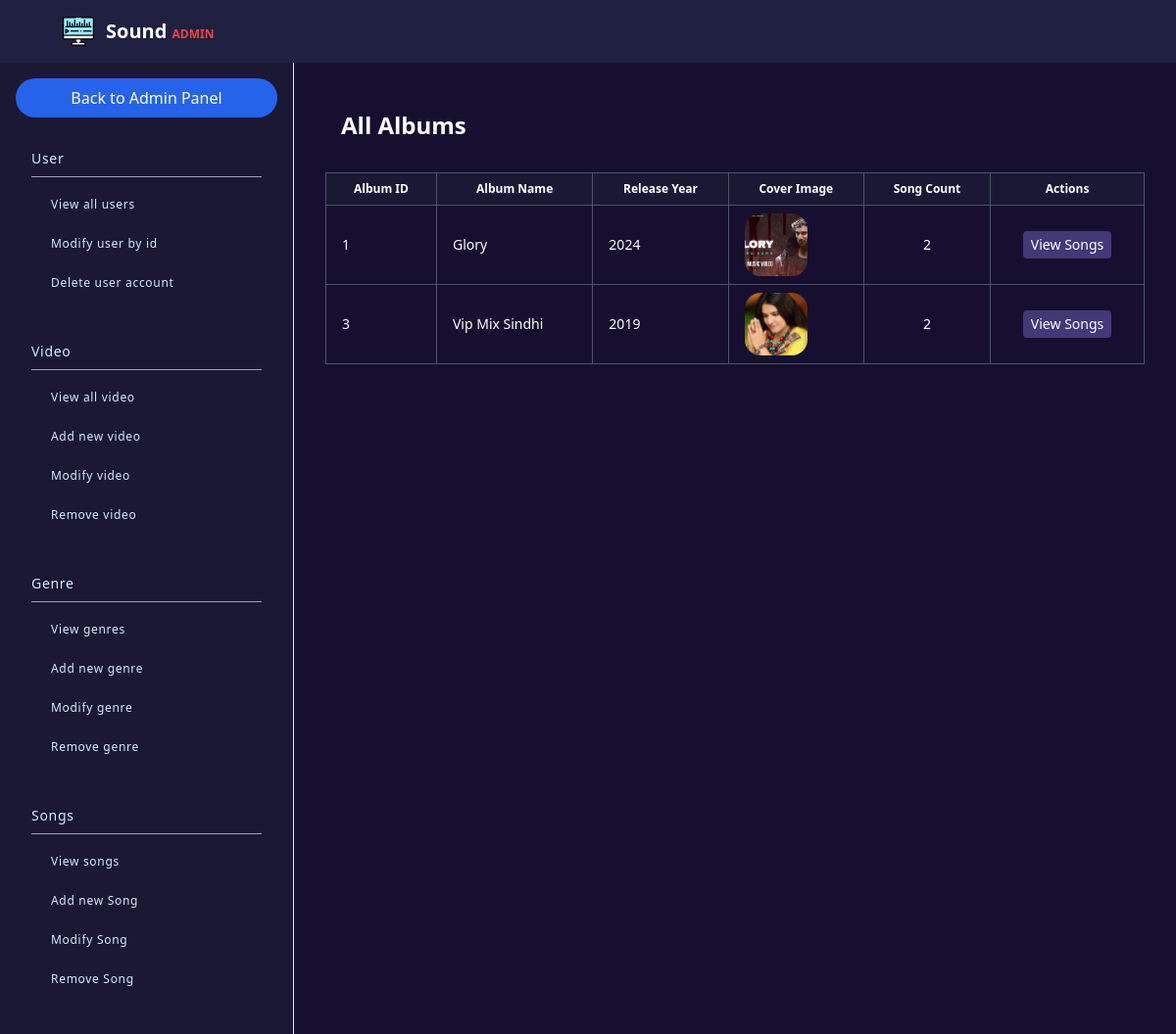
/admin/route/album/view.album.php (signed in), run on the app's committed database.
### tables this page shows
CREATE TABLE `albums` (
  `album_id` int(11) NOT NULL,
  `name` varchar(100) NOT NULL,
  `release_year` int(11) DEFAULT NULL,
  `description` text DEFAULT NULL,
  `cover_image` varchar(255) DEFAULT NULL
);

### admin/route/album/view.album.php (the view, shortened to what this page needs)
<?php
include_once("../../includes/header.admin.php");
include_once("../../../config.php");
$albums = [];
$sql = "SELECT
            albums.album_id,
            albums.name AS album_name,
            albums.release_year,
            albums.cover_image,
            COUNT(music.music_id) AS song_count
        FROM albums
        LEFT JOIN music ON albums.album_id = music.album_id
        GROUP BY albums.album_id";
$result = $conn->query($sql);
if ($result && $result->num_rows > 0) {
    while ($row = $result->fetch_assoc()) {
        $albums[] = $row;
    }
}
?>
<main class="w-full h-full bg-[#160F30] p-8 text-white">
    <h1 class="text-2xl font-bold mb-4 p-4">All Albums</h1>
    <table class="w-full table-auto border-collapse border border-gray-600">
        <thead>
            <tr class="bg-[#1B1833] text-white text-xs">
                <th class="border border-gray-600 px-4 py-2">Album ID</th>
                <th class="border border-gray-600 px-4 py-2">Album Name</th>
                <th class="border border-gray-600 px-4 py-2">Release Year</th>
                <th class="border border-gray-600 px-4 py-2">Cover Image</th>
                <th class="border border-gray-600 px-4 py-2">Song Count</th>
                <th class="border border-gray-600 px-4 py-2">Actions</th>
            </tr>
        </thead>
        <tbody>
            <?php if (empty($albums)): ?>
            <tr>
                <td colspan="6" class="text-center border border-gray-600 px-4 py-8 text-sm text-gray-300">
                    No albums found.
                </td>
            </tr>
            <?php else: ?>
            <?php foreach ($albums as $album): ?>
            <tr class="hover:bg-[#4B4376] text-sm">
                <td class="border border-gray-600 px-4 py-2"><?= $album['album_id']; ?></td>
                <td class="border border-gray-600 px-4 py-2"><?= htmlspecialchars($album['album_name']); ?></td>
                <td class="border border-gray-600 px-4 py-2"><?= $album['release_year']; ?></td>
                <td class="border border-gray-600 px-4 py-2">
                    <?php if ($album['cover_image']): ?>
                    <img src="../../../assets/media/images/<?= htmlspecialchars($album['cover_image']); ?>"
                        alt="Cover Image" class="w-16 h-16 object-cover rounded-2xl">
                    <?php else: ?>
                    N/A
                    <?php endif; ?>
                </td>
                <td class="border border-gray-600 px-4 py-2 text-center"><?= $album['song_count']; ?></td>
                <td class="border border-gray-600 px-4 py-2 text-center">
                    <form method="GET" action="./view.album.details.php" class="inline-block">
                        <button type="submit"
                            class="transition duration-300 bg-[#433878] hover:bg-[#7E60BF] text-white py-1 px-2 rounded">View
                            Songs</button>
                    </form>
                </td>
            </tr>
            <?php endforeach; ?>
            <?php endif; ?>
        </tbody>
    </table>
    </section>
    </body>
    </html>

### data on the page
albums: album_id "1", name "Glory", release_year "2024", cover_image (picture), song_count "2"
albums: album_id "3", name "Vip Mix Sindhi", release_year "2019", cover_image (picture), song_count "2"
